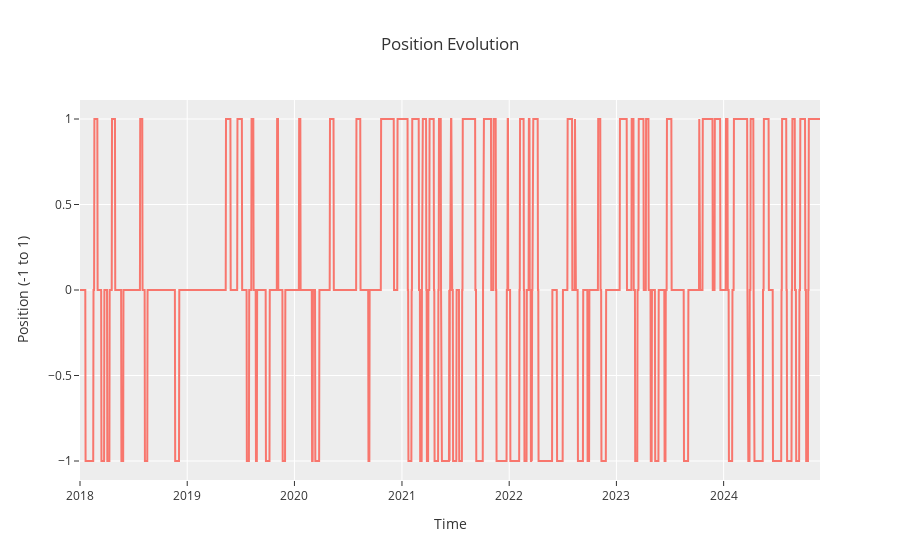

Notebook code cell kept with this figure:
### Code cell
result_linear_trend.plot(what='positions',backend='plotly')

### Figure 1 — Plotly figure (JSON) as saved in the notebook; plotly's stock layout.template omitted (floating-point values rounded to 4 significant figures; data arrays with more than 128 entries replaced by an {"elided": "..."} marker saying what was removed)
{"data": [{"line": {"width": 2}, "mode": "lines", "name": "Position", "type": "scatter", "x": {"elided": "2520 str values"}, "y": {"elided": "2520 int values"}}], "layout": {"title": {"text": "Position Evolution"}, "xaxis": {"anchor": "y", "domain": [0, 1], "title": {"text": "Time"}}, "yaxis": {"anchor": "x", "domain": [0, 1], "title": {"text": "Position (-1 to 1)"}}}}
